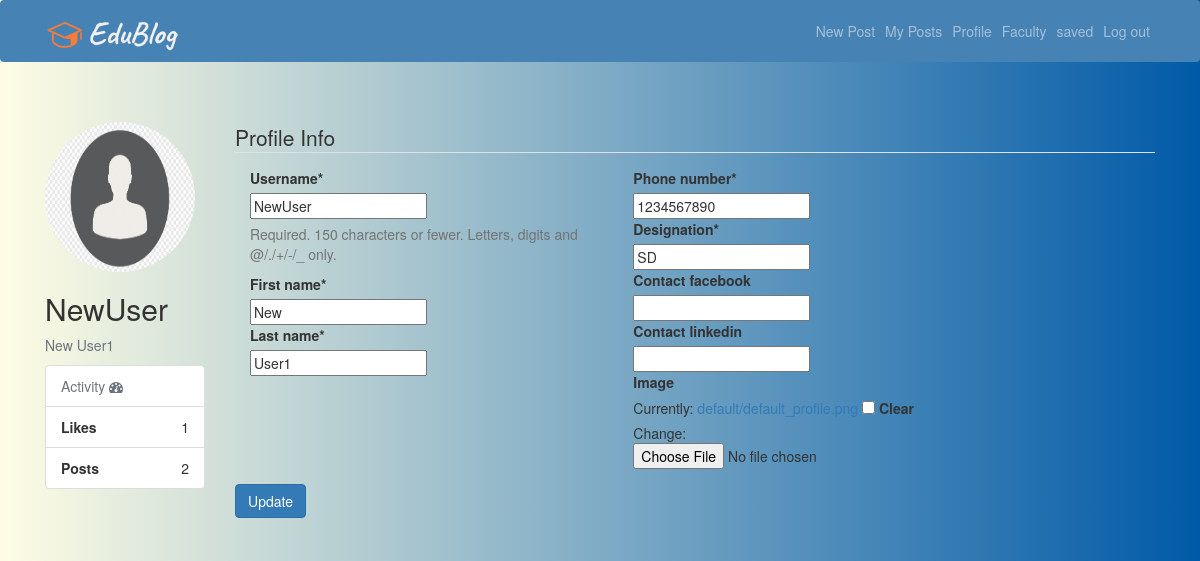
Page /accounts/updateprofile/ (signed in) on the committed database.
### accounts/models.py (models this page shows)
class User(AbstractUser):
    is_student = models.BooleanField(default=False)
    is_faculty = models.BooleanField(default=False)
    first_name = models.CharField(max_length=100)
    last_name = models.CharField(max_length=100)

class Faculty(models.Model):
    user = models.OneToOneField(User, on_delete = models.CASCADE, primary_key = True)
    phone_number = models.CharField(max_length=20)
    designation = models.CharField(max_length=20)
    contact_facebook = models.URLField(null=True, blank=True)
    contact_linkedin = models.URLField(null=True, blank=True)
    image = models.ImageField(default="default/default_profile.png",upload_to='images/', blank=True)

### accounts/views.py (the view)
# urls.py: path('updateprofile/',views.updateprofile, name='updateprofile'),
@login_required
def updateprofile(request):
    if request.method == 'POST':
        u_form = UserUpdateForm(request.POST, instance=request.user)
        p_form = ProfileUpdateForm(request.POST,
                                   request.FILES,
                                   instance=request.user.faculty)
        if u_form.is_valid() and p_form.is_valid():
            u_form.save()
            p_form.save()
            messages.success(request, f'Your account has been updated!')
            return redirect('accounts:profile',request.user.username)
    else:
        u_form = UserUpdateForm(instance=request.user)
        p_form = ProfileUpdateForm(instance=request.user.faculty)
    posts=Post.objects.filter(user=request.user)
    total_posts=posts.count()
    no_likes=request.user.posts.aggregate(total_likes=Count('likes'))['total_likes']
    context = {
        'u_form': u_form,
        'p_form': p_form,
        'total_posts':total_posts,
        'no_likes':no_likes
    }
    return render(request, 'accounts/updateprofile.html', context)

### accounts/forms.py
class UserUpdateForm(forms.ModelForm):
    class Meta:
        model = User
        fields = ['username','first_name','last_name']

class ProfileUpdateForm(forms.ModelForm):
    class Meta:
        model = Faculty
        fields = ['phone_number','designation','contact_facebook','contact_linkedin','image']

### accounts/templates/accounts/updateprofile.html (shortened to what this page needs)
{% extends "base.html" %}
{% load static %}
{% load crispy_forms_tags %}
{% block content %}
<div class="row">
 <div class="col-md-2">
    <div class="content-section">
      <div class="media">
        <figure>
        {% if user.faculty.image %}
        <img class="rounded-circle account-img" style="width: 150px;height: 150px;" src="{{ user.faculty.image.url }}" >
        {% else %}
        <img class="rounded-circle account-img" style="width: 150px;height: 150px;" src="{% static 'accounts/img/default_profile.png' %}">
        {% endif %}
        <div class="media-body">
          <figcaption><h2 class="account-heading">{{ user.username }}</h2></figcaption>
          <figcaption><p class="text-secondary">{{ user.first_name }} {{user.last_name}}</p></figcaption>
        </figure>
        </div>
      </div>
      <ul class="list-group">
        <li class="list-group-item text-muted">Activity <i class="fa fa-dashboard fa-1x"></i></li>
        <li class="list-group-item text-right"><span class="pull-left"><strong>Likes</strong></span> {{no_likes}}</li>
        <li class="list-group-item text-right"><span class="pull-left"><strong>Posts</strong></span> {{total_posts}}</li>
      </ul>
    </div>
  <div class="col-md-10">
      <form method="POST" enctype="multipart/form-data">
          <fieldset class="form-group">
              <legend class="border-bottom mb-4">Profile Info</legend>
              <div class="col-md-5">
              {{ u_form|crispy }}
              </div>
              <div class="col-md-5">
              {{ p_form|crispy }}
              </div>
          </fieldset>
          <div class="form-group">
            <button class=" btn btn-primary" type="submit">Update</button>
        </div>
      </form>
  </div>
</div>
{% endblock content %}

### templates/base.html (style rules this page uses)
html, body { height: 100%; width: 100%; margin: 0; background-position: center; background-repeat: no-repeat; background-size: cover; background: #4CA1AF; background: -webkit-linear-gradient(to right, #C4E0E5, #4CA1AF); background: linear-gradient(to right, #C4E0E5, #4CA1AF); background: #2C3E50; background: -webkit-linear-gradient(to right, #4CA1AF, #2C3E50); background: linear-gradient(to right, #4CA1AF, #2C3E50); background: #E8CBC0; background: -webkit-linear-gradient(to right, #636FA4, #E8CBC0); background: linear-gradient(to right, #636FA4, #E8CBC0); background: #003973; background: -webkit-linear-gradient(to right, #E5E5BE, #003973); background: linear-gradient(to right, #E5E5BE, #003973); background: #3D7EAA; background: -webkit-linear-gradient(to right, #FFE47A, #3D7EAA); background: linear-gradient(to right, #FFE47A, #3D7EAA); background: #005AA7; background: -webkit-linear-gradient(to right, #FFFDE4, #005AA7); background: linear-gradient(to right, #FFFDE4, #005AA7); background: #4CA1AF; background: -webkit-linear-gradient(to right, #C4E0E5, #4CA1AF); background: linear-gradient(to right, #C4E0E5, #4CA1AF); background: #FFEEEE; background: -webkit-linear-gradient(to right, #DDEFBB, #FFEEEE); background: linear-gradient(to right, #DDEFBB, #FFEEEE); background: #FFEEEE; background: -webkit-linear-gradient(to left, #DDEFBB, #FFEEEE); background: linear-gradient(to left, #DDEFBB, #FFEEEE); background: #005AA7; background: -webkit-linear-gradient(to right, #FFFDE4, #005AA7); background: linear-gradient(to right, #FFFDE4, #005AA7); }

### rows in the picture
User: faculty.image (placeholder picture), username "NewUser", first_name "New", last_name "User1"
Faculty: phone_number "1234567890", designation "SD"

### other values in the picture
{{ no_likes }} "1"
{{ total_posts }} "2"
